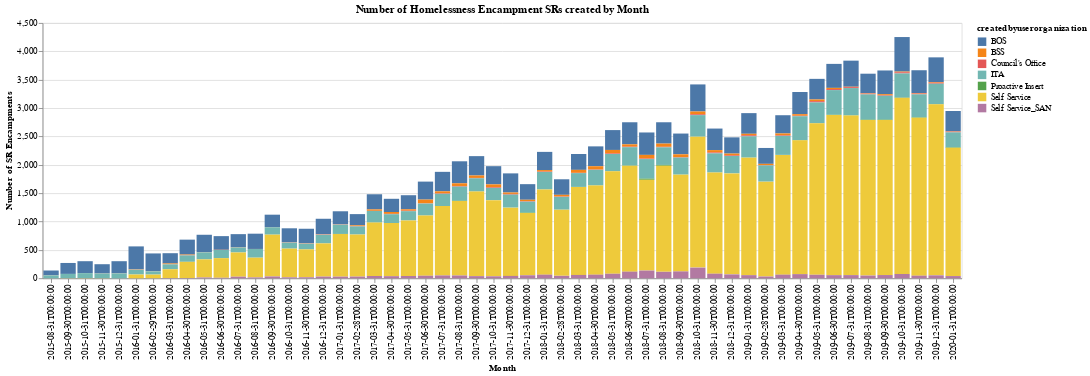

The notebook cell saved with this chart:
### Code cell
# df = df.set_index('createddate')
source = pd.DataFrame(df.groupby([pd.Grouper(freq='M'), 'createdbyuserorganization']).count()['srnumber'])
chart = alt.Chart(source.reset_index()).mark_bar().encode(
    x = alt.X('createddate:O'),
    y= alt.Y('sum(srnumber)'),
    color='createdbyuserorganization'
).properties(
    title='Number of Homelessness Encampment SRs created by Month'
)

chart.encoding.y.title = 'Number of SR Encampments'
chart.encoding.x.title = 'Month'
chart

### Figure 1 — Vega-Lite specification as saved in the notebook (floating-point values rounded to 4 significant figures; data arrays with more than 128 entries replaced by an {"elided": "..."} marker saying what was removed)
{"config": {"view": {"continuousWidth": 400, "continuousHeight": 300}}, "data": {"name": "data-9e85074085995cddd5be24e151f9e90b"}, "mark": "bar", "encoding": {"color": {"type": "nominal", "field": "createdbyuserorganization"}, "x": {"type": "ordinal", "field": "createddate", "title": "Month"}, "y": {"type": "quantitative", "aggregate": "sum", "field": "srnumber", "title": "Number of SR Encampments"}}, "title": "Number of Homelessness Encampment SRs created by Month", "$schema": "https://vega.github.io/schema/vega-lite/v4.0.0.json", "datasets": {"data-9e85074085995cddd5be24e151f9e90b": {"elided": "330 records"}}}
